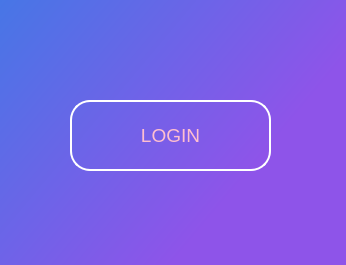
<?xml version="1.0" encoding="UTF-8"?>
<ui version="4.0">
 <class>MainWindow</class>
 <widget class="QMainWindow" name="MainWindow">
  <property name="geometry">
   <rect>
    <x>0</x>
    <y>0</y>
    <width>346</width>
    <height>265</height>
   </rect>
  </property>
  <property name="windowTitle">
   <string>Login BIT</string>
  </property>
  <widget class="QWidget" name="centralwidget">
   <widget class="QWidget" name="widget" native="true">
    <property name="geometry">
     <rect>
      <x>0</x>
      <y>0</y>
      <width>351</width>
      <height>271</height>
     </rect>
    </property>
    <property name="styleSheet">
     <string notr="true">QWidget#widget{
background-color:qlineargradient(spread:pad, x1:0, y1:0, x2:0.790614, y2:0.511, stop:0 rgba(71, 118, 230, 255), stop:1 rgba(142, 84, 233, 255));}</string>
    </property>
    <widget class="QPushButton" name="pushButton">
     <property name="geometry">
      <rect>
       <x>70</x>
       <y>100</y>
       <width>201</width>
       <height>71</height>
      </rect>
     </property>
     <property name="font">
      <font>
       <pointsize>14</pointsize>
      </font>
     </property>
     <property name="styleSheet">
      <string notr="true">QPushButton{
color:#ffbfcf;
border-radius:20px;
border:2px solid #fff;
}
QPushButton:hover {
  background-color: #fff;
  color: #514A9D;
   cursor: pointer;
}


</string>
     </property>
     <property name="text">
      <string>LOGIN</string>
     </property>
    </widget>
   </widget>
  </widget>
 </widget>
 <resources/>
 <connections/>
</ui>
